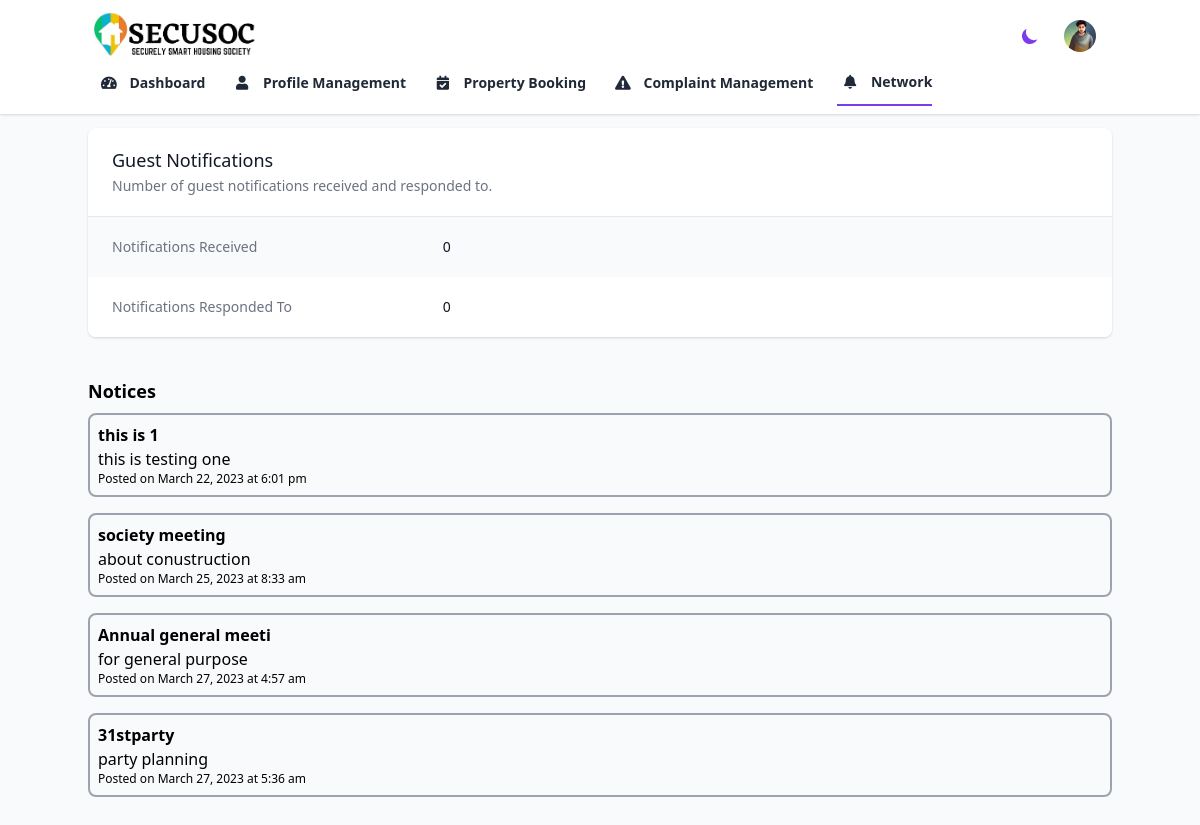
The page /member/Network.php (signed in) on the database its author committed.
### tables this page shows
CREATE TABLE `notice_master` (
  `Notice_id` int(3) NOT NULL,
  `Notice_sub` varchar(20) NOT NULL
);

CREATE TABLE `notice_transaction` (
  `N_id` int(4) NOT NULL,
  `Notice_id` int(3) NOT NULL,
  `Description` varchar(100) NOT NULL,
  `Notice_time` timestamp NOT NULL DEFAULT current_timestamp() ON UPDATE current_timestamp(),
  `User_id` int(4) NOT NULL,
  `Notice_Status` int(1) NOT NULL
);

### member/Network.php (the view, shortened to what this page needs)
<?php require_once '../admin/deshboards/header.php'; ?>
<?php $current_url = 'Network';
include('new.php');
?>
<?php
$sql_received = "SELECT COUNT(*) FROM guest_transaction WHERE House_no = ".$_SESSION['House_no'];
$result_received = mysqli_query($conn, $sql_received);
$notifications_received = mysqli_fetch_array($result_received)[0];
$sql_responded = "SELECT COUNT(*) FROM guest_transaction WHERE House_no = ".$_SESSION['House_no']." AND Exit_time IS NOT NULL";
$result_responded = mysqli_query($conn, $sql_responded);
$notifications_responded = mysqli_fetch_array($result_responded)[0];
?>
<div class="bg-white shadow overflow-hidden sm:rounded-lg">
  <div class="px-4 py-5 sm:px-6">
    <h3 class="text-lg leading-6 font-medium text-gray-900">Guest Notifications</h3>
    <p class="mt-1 max-w-2xl text-sm text-gray-500">Number of guest notifications received and responded to.</p>
  </div>
  <div class="border-t border-gray-200">
    <dl>
      <div class="bg-gray-50 px-4 py-5 sm:grid sm:grid-cols-3 sm:gap-4 sm:px-6">
        <dt class="text-sm font-medium text-gray-500">
          Notifications Received
        </dt>
        <dd class="mt-1 text-sm text-gray-900 sm:mt-0 sm:col-span-2">
          <?php echo $notifications_received; ?>
        </dd>
      </div>
      <div class="bg-white px-4 py-5 sm:grid sm:grid-cols-3 sm:gap-4 sm:px-6">
        <dt class="text-sm font-medium text-gray-500">
          Notifications Responded To
        </dt>
        <dd class="mt-1 text-sm text-gray-900 sm:mt-0 sm:col-span-2">
          <?php echo $notifications_responded; ?>
        </dd>
      </div>
    </dl>
  </div>
</div>
<div class="flex flex-col mx-auto mt-10">
            <label class="font-bold text-lg mb-2 dark:text-gray-200">Notices</label>
            <?php
            $select_notices = "SELECT * FROM notice_master";
            $result_notices = mysqli_query($conn, $select_notices);
            while ($row_notices = mysqli_fetch_assoc($result_notices)) {
                $notice_id = $row_notices['Notice_id'];
                $notice_sub = $row_notices['Notice_sub'];
                $select_transaction = "SELECT * FROM notice_transaction WHERE Notice_id='$notice_id' ORDER BY Notice_time DESC LIMIT 1";
                $result_transaction = mysqli_query($conn, $select_transaction);
                $row_transaction = mysqli_fetch_assoc($result_transaction);
                echo "<div class='border-2 border-gray-400 p-2 rounded-lg mb-4 dark:text-gray-400 dark:bg-gray-800'>";
                echo "<p class='font-bold'>$notice_sub</p>";
                echo "<p>" . $row_transaction['Description'] . "</p>";
                echo "<p class='text-xs'>Posted on " . date('F j, Y \a\t g:i a', strtotime($row_transaction['Notice_time'])) . "</p>";
                echo "</div>";
            }
            ?>
        </div>
<?php require_once '../admin/deshboards/footer.php'; ?>

### rows shown on the page
notice_master: Notice_sub "this is 1", notice_transaction.Description "this is testing one", notice_transaction.Notice_time "March 22, 2023 at 6:01 pm"
notice_master: Notice_sub "society meeting", notice_transaction.Description "about conustruction", notice_transaction.Notice_time "March 25, 2023 at 8:33 am"
notice_master: Notice_sub "Annual general meeti", notice_transaction.Description "for general purpose", notice_transaction.Notice_time "March 27, 2023 at 4:57 am"
notice_master: Notice_sub "31stparty", notice_transaction.Description "party planning", notice_transaction.Notice_time "March 27, 2023 at 5:36 am"

### other values the page prints
$notifications_received "0"
$notifications_responded "0"
